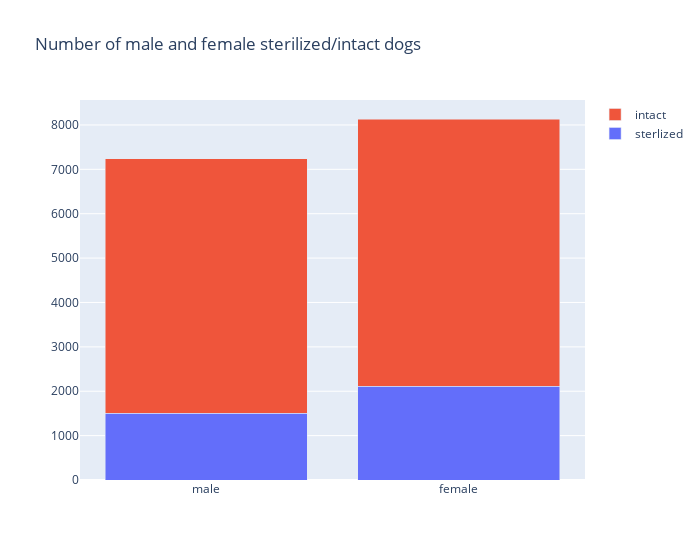

The code cell stored with this chart in its notebook:
### Code cell
df = dogs.groupby(by=['sterilization_status','sex'])['dog.id'].count()#.rename(columns={'dog.id':'count'})#.reset_index().set_index(['sex', 'sterilization_status'])
display(df)
display(df['sterilized', 'male'])

fig = go.Figure(data=[
    go.Bar(name='sterlized', x=['male', 'female'], y=[df['sterilized', 'male'], df['sterilized', 'female']]),
    go.Bar(name='intact', x=['male', 'female'], y=[df['intact', 'male'], df['intact', 'female']])
])
fig.update_layout(barmode='stack', width=700, title='Number of male and female sterilized/intact dogs')
fig.show()

# fig = px.bar(dogs['sex'].value_counts().reset_index(), y='sex', x='count', title='Pocty jednotlivych psov podla poh', width=1000, height=600)
# fig.show()

### Figure 1 — Plotly figure (JSON) as saved in the notebook; plotly's stock layout.template omitted (floating-point values rounded to 4 significant figures)
{"data": [{"name": "sterlized", "type": "bar", "x": ["male", "female"], "y": [1499, 2114]}, {"name": "intact", "type": "bar", "x": ["male", "female"], "y": [5738, 6020]}], "layout": {"barmode": "stack", "title": {"text": "Number of male and female sterilized/intact dogs"}, "width": 700}}
